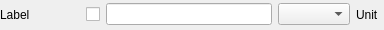
<?xml version="1.0" encoding="UTF-8"?>
<ui version="4.0">
 <class>ArgInfoGUI</class>
 <widget class="QWidget" name="ArgInfoGUI">
  <property name="geometry">
   <rect>
    <x>0</x>
    <y>0</y>
    <width>384</width>
    <height>30</height>
   </rect>
  </property>
  <property name="sizePolicy">
   <sizepolicy hsizetype="MinimumExpanding" vsizetype="MinimumExpanding">
    <horstretch>0</horstretch>
    <verstretch>0</verstretch>
   </sizepolicy>
  </property>
  <property name="minimumSize">
   <size>
    <width>0</width>
    <height>30</height>
   </size>
  </property>
  <property name="windowTitle">
   <string>Form</string>
  </property>
  <widget class="QWidget" name="horizontalLayoutWidget">
   <property name="geometry">
    <rect>
     <x>0</x>
     <y>0</y>
     <width>379</width>
     <height>29</height>
    </rect>
   </property>
   <layout class="QHBoxLayout" name="argLayout">
    <item>
     <widget class="QLabel" name="argLabel">
      <property name="minimumSize">
       <size>
        <width>80</width>
        <height>0</height>
       </size>
      </property>
      <property name="text">
       <string>Label</string>
      </property>
     </widget>
    </item>
    <item>
     <widget class="QCheckBox" name="argCheck">
      <property name="text">
       <string/>
      </property>
     </widget>
    </item>
    <item>
     <widget class="QLineEdit" name="argEdit"/>
    </item>
    <item>
     <widget class="QComboBox" name="argCombo"/>
    </item>
    <item>
     <widget class="QLabel" name="argUnits">
      <property name="text">
       <string>Unit</string>
      </property>
     </widget>
    </item>
   </layout>
  </widget>
 </widget>
 <resources/>
 <connections/>
</ui>
